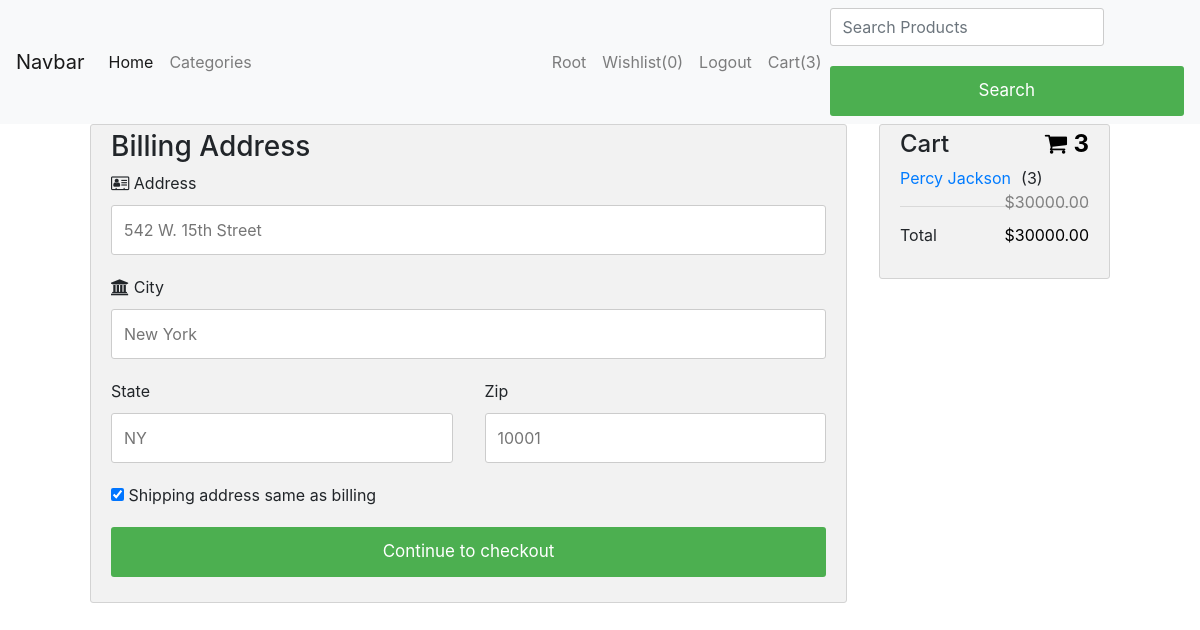
Screenshot of /checkout/ (signed in) with the database file from the repository.
### store/models.py (models this page shows, shortened)
class Customer(models.Model):
    first_name = models.CharField(max_length=100, null=True, blank=True)
    last_name = models.CharField(max_length=100, null=True, blank=True)
    email = models.EmailField(max_length=255, null=True, blank=True)
    user = models.OneToOneField(User, on_delete=models.CASCADE, null=True)

class Wishlist(models.Model):
    customer = models.OneToOneField(Customer, on_delete=models.CASCADE, null=True, blank=True)
    products = models.ManyToManyField(Product, blank=True)
    @property
    def get_wishlist_total(self):
        return self.products.all().count()

class OrderItem(models.Model):
    product = models.ForeignKey(Product, null=True, on_delete=models.SET_NULL, blank=True)
    order = models.ForeignKey(Order, null=True, on_delete=models.SET_NULL, blank=True)
    quantity = models.IntegerField(default=0, null=True, blank=True)
    date_added = models.DateTimeField(auto_now_add=True)
    @property
    def get_total(self):
        price = self.quantity * self.product.product_price
        return price

class Product(models.Model):
    product_name = models.CharField(max_length=100, null=True, blank=True)
    product_category = models.ForeignKey(Category, null=True, on_delete=models.CASCADE)
    product_image = models.ImageField(upload_to='product_images', default='product.jpg')
    product_price = models.DecimalField(max_digits=7, decimal_places=2)
    product_description = models.TextField()

class Order(models.Model):
    customer = models.ForeignKey(Customer, on_delete=models.SET_NULL, null=True)
    date_ordered = models.DateTimeField(auto_now_add=True)
    order_status = models.CharField(choices=STATUS, max_length=10)
    transaction_id = models.CharField(max_length=200, null=True)
    @property
    def get_cart_total(self):
        order_items = self.orderitem_set.all()
        total = sum([item.get_total for item in order_items])
        return total
    @property
    def get_cart_items(self):
        order_items = self.orderitem_set.all()
        total = sum([item.quantity for item in order_items])
        return total

### store/views.py (the view)
# urls.py: path('checkout/', views.checkout, name='Store-checkout'),
def checkout(request):
    data = cartData(request)
    categories = Category.objects.all()
    context = {
        'items': data['items'],
        'order': data['order'],
        'cart_items': data['cartItems'],
        'categories': categories,
    }
    return render(request, 'store/checkout.html', context)

### store/models.py (called while the page is built)
    def __str__(self):
        return self.name

### store/utils.py (called while the page is built)
def cartData(request):
    if request.user.is_authenticated:
        customer = request.user.customer
        order, created = Order.objects.get_or_create(customer=customer, order_status='pending')
        items = order.orderitem_set.all()
        cart_items = order.get_cart_items
    else:
        cookieData = cookieCart(request)
        cart_items = cookieData['cartItems']
        order = cookieData['order']
        items = cookieData['items']
    return {'cartItems': cart_items, 'order': order, 'items': items}

### store/templates/store/checkout.html (shortened to what this page needs)
{% extends 'store/base_template.html' %}
{% load static %}
{% block css %} <link rel="stylesheet" href="{% static 'css/checkout.css' %}"/> {% endblock css %}
{% block content %}
    <div class="row" >
      <div class="col-75" >
        <div class="container">
          <form action="" method="POST" name="checkoutForm" >
            <div class="row">
              <div class="col-50">
                <h3>Billing Address</h3>
                <label for="adr"><i class="fa fa-address-card-o"></i> Address</label>
                <input type="text" id="adr" name="address" placeholder="542 W. 15th Street">
                <label for="city"><i class="fa fa-institution"></i> City</label>
                <input type="text" id="city" name="city" placeholder="New York">
                <div class="row">
                  <div class="col-50">
                    <label for="state">State</label>
                    <input type="text" id="state" name="state" placeholder="NY">
                  </div>
                  <div class="col-50">
                    <label for="zip">Zip</label>
                    <input type="text" id="zip" name="zip" placeholder="10001">
                  </div>
                </div>
              </div>
            </div>
            <label>
              <input type="checkbox" checked="checked" name="sameadr"> Shipping address same as billing
            </label>
            <input type="submit" value="Continue to checkout" class="btn">
          </form>
        </div>
      </div>
      <div class="col-25">
        <div class="container">
          <h4>Cart
            <span class="price" style="color:black">
              <i class="fa fa-shopping-cart"></i>
              <b>{{cart_items}}</b>
            </span>
          </h4>
          {% for item in items %}
          <p><a href="{% url 'Product_details' item.product.id %}">{{ item.product.product_name}}</a><span style="padding:10px">({{ item.quantity}})</span> <span class="price">${{ item.get_total|floatformat:2}}</span></p>
          {% endfor %}
           <hr>
          <p>Total <span class="price" id="price" style="color:black">${{ order.get_cart_total|floatformat:2}}</span></p>
        </div>
      </div>
    </div>
{% endblock content %}

### store/templates/store/navbar.html (shortened to what this page needs)
    <nav class="navbar navbar-expand-lg navbar-light bg-light">
        <a class="navbar-brand" href="#">Navbar</a>
        <div class="collapse navbar-collapse" id="navbarSupportedContent">
            <ul class="navbar-nav mr-auto">
                <li class="nav-item active"><a class="nav-link" href="{% url 'Store-home' %}">Home <span class="sr-only">(current)</span></a></li>
                <li class="nav-item"><a class="nav-link" href="#" onclick="openNav()">Categories</a></li>
            </ul>
            <ul class="navbar-nav ml-auto">
                {% if request.user.is_authenticated %}
                    <li class="nav-item"><a class="nav-link" href="#">{{request.user.username.title}}</a></li>
                    <li class="nav-item"><a class="nav-link" href="{% url 'Store-wishlist'%}">Wishlist({{request.user.customer.wishlist.get_wishlist_total}})</a></li>
                    <li class="nav-item"><a class="nav-link" href="{% url 'logout' %}">Logout</a></li>
                {% else %}
                    <li class="nav-item"><a class="nav-link" href="{% url 'register' %}">Register</a></li>
                    <li class="nav-item"><a class="nav-link" href="{% url 'login' %}">Login</a></li>
                {% endif %}
                <li class="nav-item"><a class="nav-link" href="{% url 'Store-cart' %}">Cart({{cart_items}})</a></li>
            </ul>
              <form class="form-inline my-2 my-lg-0" method="GET" action="{% url 'Search-product'%}">
                <input type="text" class="form-control" name="product_name" placeholder="Search Products">
      <button class="btn btn-outline-success my-2 my-sm-0" type="submit">Search</button>
    </form>
        </div>
    </nav>

### static/css/checkout.css (style rules this page uses)
.row { display: -ms-flexbox; display: flex; -ms-flex-wrap: wrap; flex-wrap: wrap; margin: 0 -16px; }
.col-25 { -ms-flex: 25%; flex: 25%; }
.col-50 { -ms-flex: 50%; flex: 50%; }
.col-75 { -ms-flex: 75%; flex: 75%; }
.col-25, .col-50, .col-75 { padding: 0 16px; }
.container { background-color: #f2f2f2; padding: 5px 20px 15px 20px; border: 1px solid lightgrey; border-radius: 3px; }
input[type=text] { width: 100%; margin-bottom: 20px; padding: 12px; border: 1px solid #ccc; border-radius: 3px; }
label { margin-bottom: 10px; display: block; }
.btn { background-color: #4CAF50; color: white; padding: 12px; margin: 10px 0; border: none; width: 100%; border-radius: 3px; cursor: pointer; font-size: 17px; }
span.price { float: right; color: grey; }

### rows the page displays
OrderItem: product.product_name "Percy Jackson", quantity "3", get_total "30000.00"
Order: get_cart_total "30000.00"

### other values shown
{{ request.user.username.title }} "Root"
{{ request.user.customer.wishlist.get_wishlist_total }} "0"
{{ cart_items }} "3"
